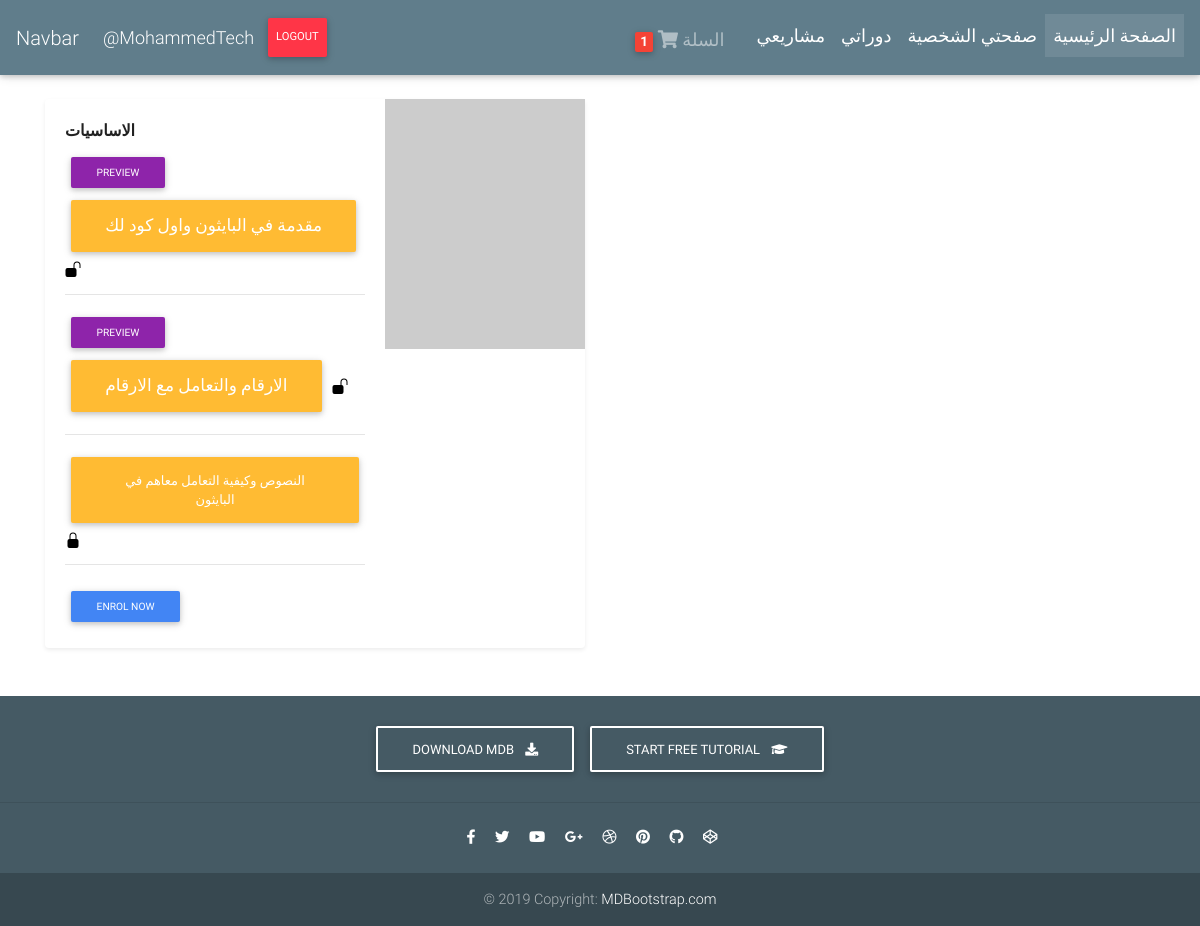
The app's page /course/1 (signed in) with its own data.
### MohTech/models.py (models this page shows, shortened)
class Student(models.Model):
    user = models.OneToOneField(User, on_delete=models.CASCADE)
    first_name = models.CharField(max_length=200)
    last_name = models.CharField(max_length=200)
    email = models.EmailField()
    courses_enrolled = models.ManyToManyField(Courses)
    @property
    def getStudentCourses(self):
        return self.courses_enrolled.all()

class Orders(models.Model):
    user = models.ForeignKey(Student, on_delete=models.CASCADE)
    ordered_courses = models.ManyToManyField(CoursesOrdered)
    date_ordered = models.DateTimeField(auto_now_add=True)
    is_ordered = models.BooleanField(default=False)   # that will let make sure if the ordered is True then i could put it in the users's order permnantly otherwise

class Sections(models.Model):
    section_id = models.UUIDField(primary_key=True, default=uuid.uuid4)
    course = models.ForeignKey(Courses, on_delete=models.CASCADE)
    section_name = models.CharField(max_length=50)
    def getTheSectionLessons(self):
        return self.lessons_set.all()

class Lessons(models.Model):
    date_created = models.DateTimeField(auto_now_add=True, null=True, blank=True)
    lesson_id = models.UUIDField(default=uuid.uuid4, primary_key=True)
    section = models.ForeignKey(Sections, on_delete=models.CASCADE)
    lesson_name = models.CharField(max_length=100)
    is_previewed = models.BooleanField(default=False, null=True, blank=True)

### MohTech/views.py (the view)
# urls.py: path('course/<str:pk_>', courseDetail, name='course_detail'),
def courseDetail(request, pk_):
    specific_object_has_been_chosen = Courses.objects.get(id=pk_)
    context = {
        'one_course': specific_object_has_been_chosen,
    }
    return render(request, 'one_course.html', context)

### MohTech/models.py (called while the page is built)
    def getCourseSections(self):
        return self.sections_set.all()

### MohTech/templatetags/cart_items.py (called while the page is built)
@register.filter
def cart_get_items(user):
    all_orders = Orders.objects.filter(user=user, is_ordered=False)
    if all_orders.exists():
        return all_orders[0].ordered_courses.all().count()
    return 0

### templates/one_course.html (shortened to what this page needs)
{% extends 'Main.html' %}
{% block content %}
    <div class="container">
   <h3 class="pb-3 mb-4 mt-4 font-italic border-bottom">
   </h3>
   <div class="row">
       {% for every_thing_the_instance_has in one_course.getCourseSections %}
      <div class="col-md-6">
         <div class="card flex-md-row mb-4 shadow-sm h-md-250">
            <div class="card-body d-flex flex-column align-items-start">
               <strong class="d-inline-block mb-2 text-dark"><b>{{ every_thing_the_instance_has.section_name }}</b></strong>
               <h6 class="mb-0 ">
                   {% for lesson in every_thing_the_instance_has.getTheSectionLessons %}
                       {% if one_course not in request.user.student.getStudentCourses or request.user.is_anonymous%}
                           {% if lesson.is_previewed %}
                               <button class="btn btn-purple btn-sm">Preview</button>
                           <a class="btn btn-warning" style="font-size: 17px" href="{% url 'lesson_detail' lesson.lesson_id %}">{{ lesson.lesson_name }}</a>
                               {% else %}
                                                          <button class="btn btn-warning">{{ lesson.lesson_name }}</button>
<svg class="bi bi-lock-fill" width="1em" height="1em" viewBox="0 0 16 16" fill="currentColor" style="color: black" xmlns="http://www.w3.org/2000/svg">
  <rect width="11" height="9" x="2.5" y="7" rx="2"/>
  <path fill-rule="evenodd" d="M4.5 4a3.5 3.5 0 117 0v3h-1V4a2.5 2.5 0 00-5 0v3h-1V4z" clip-rule="evenodd"/>
</svg>
                               {% endif %}
                       {% endif %}
                       <hr/>
                       {% endfor %}
               </h6>
               <a class="btn btn-primary btn-sm" role="button" href="#" >Enrol Now</a>
            </div>
            <img class="card-img-right flex-auto d-none d-lg-block" alt="Thumbnail [200x250]" src="//placeimg.com/250/250/arch" style="width: 200px; height: 250px;">
         </div>
      </div>
       {% endfor %}
   </div>
</div>
{% endblock %}

### templates/NavBar.html (shortened to what this page needs)
{% load cart_items %}
 <nav class="navbar fixed-top navbar-expand-lg navbar-dark blue-grey scrolling-navbar" >
  <a class="navbar-brand " href="#">Navbar</a>
   <div style="justify-content: flex-start" class="collapse navbar-collapse" id="navbarNav">
    <ul style="font-size: 18px;" class="navbar-nav">
        {% if request.user.is_authenticated %}
              <li class="nav-item ">
        <a class="nav-link mt-1" href="#">@{{ request.user.username }}<span class="sr-only">(current)</span></a>
      </li>
        <li class="nav-item ">
        <a class="nav-link btn btn-danger btn-md " id="logout"  >Logout<span class="sr-only">(current)</span></a>
      </li>
        {% endif %}
    </ul>
  <div style="justify-content: flex-end" class="collapse navbar-collapse" id="navbarNav">
    <ul style="font-size: 18px;" class="navbar-nav">
        {% if request.user.student|cart_get_items  %}
                    <a class="nav-link waves-effect" href="{% url 'cart' %}">
                    <span class="badge red z-depth-1 mr-0 "> {{ request.user.student|cart_get_items }} </span>
              <i class="fas fa-shopping-cart" ></i>
              <span class="clearfix d-none d-sm-inline-block mr-3 mt-1"> السلة </span>
            </a>
        {% endif %}
      <li class="nav-item ">
        <a class="nav-link" href="#">مشاريعي <span class="sr-only">(current)</span></a>
      </li>
      <li class="nav-item">
        <a class="nav-link" href="#">دوراتي</a>
      </li>
      <li class="nav-item">
        <a class="nav-link" href="#">صفحتي الشخصية</a>
      </li>
      <li class="nav-item active">
        <a class="nav-link" href="{% url 'home' %}">الصفحة الرئيسية</a>
      </li>
    </ul>
  </div>
   </div>
</nav>

### records on screen
Sections: section_name "الاساسيات"
Lessons: lesson_name "مقدمة في البايثون واول كود لك"
Lessons: lesson_name "الارقام والتعامل مع الارقام"
Lessons: lesson_name "النصوص وكيفية التعامل معاهم في البايثون"

### other values on screen
{{ request.user.username }} "MohammedTech"
{{ request.user.student|cart_get_items }} "1"
